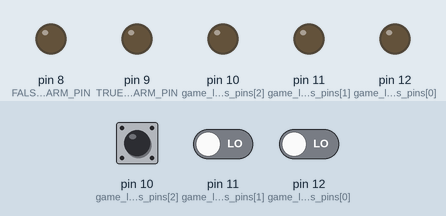
This sketch was run on a simulated Arduino Uno, built with avr-gcc and run on an emulated ATmega328P. On the bench: output pins drawn as LEDs (lit = HIGH). The inputs (shaded band) are chosen by the test bench; at power-on: pin 10 (game_lights_pins[2]) LOW, pin 11 (game_lights_pins[1]) LOW, pin 12 (game_lights_pins[0]) LOW. Random numbers use the default seed unless the sketch sets one.

Above: at 3.5 s.
3.6 s: pin 10 (game_lights_pins[2]) driven HIGH
At 4.4 s:
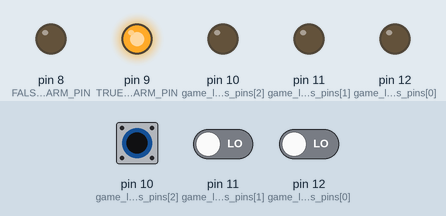
At 5.2 s:
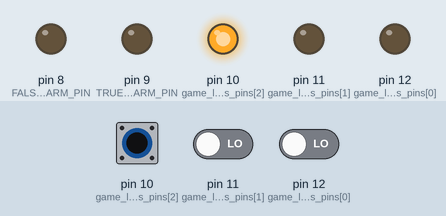
6.6 s: pin 10 (game_lights_pins[2]) pulsed LOW 5 times (0.12 s each, 0.3 s apart)
At 8.3 s:
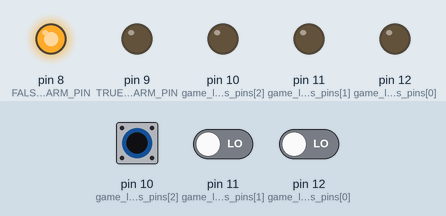
Timing chart, 0 to 12.3 s (numbered marks = the images above; inputs shaded):
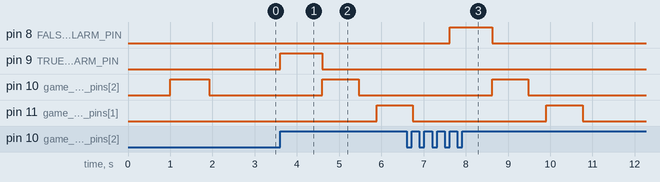

Measured:
- after the input at 3.6 s, pin 9 (TRUE_ALARM_PIN): LOW → HIGH at once, → LOW 1.0 s later; pin 10 (game_lights_pins[2]): LOW → HIGH after 1.0 s, → LOW 0.86 s later; pin 11 (game_lights_pins[1]): LOW → HIGH after 2.3 s
- after the input at 6.6 s, pin 8 (FALSE_ALARM_PIN): LOW → HIGH after 1.0 s, → LOW 1.0 s later; pin 10 (game_lights_pins[2]): LOW → HIGH after 2.0 s, → LOW 0.86 s later

The sketch:

sequencer.ino
```cpp
const int TRUE_ALARM_PIN = 9;
const int FALSE_ALARM_PIN = 8;
const int MAX_SEQ_LENGTH = 7;

int game_lights_pins[] = {12, 11, 10};
bool button_states[] = {LOW, LOW, LOW};
int sequence[MAX_SEQ_LENGTH];
int sequence_length = 0;
int received_sequence_length = 0;

void showSequence();
void increaseSequence();
bool buttonPressed(int pin);

void setup() {
  pinMode(TRUE_ALARM_PIN, OUTPUT);
  pinMode(FALSE_ALARM_PIN, OUTPUT);
  randomSeed(analogRead(0));
  delay(1000);

  increaseSequence();
  showSequence();
}

void loop() {
  if (received_sequence_length != MAX_SEQ_LENGTH) {
    if (button_states[0] == LOW &&
        button_states[1] == LOW &&
        button_states[2] == LOW) {
      // Receive next signal.
      for (int i = 0; i < 3; ++i) {
        if (buttonPressed(game_lights_pins[i])) {
          button_states[i] = HIGH;
          if (i == sequence[received_sequence_length]) {
            received_sequence_length += 1;
            // If sequence repeated completely.
            if (received_sequence_length == sequence_length) {
              digitalWrite(TRUE_ALARM_PIN, HIGH);
              delay(1000);
              if (received_sequence_length != MAX_SEQ_LENGTH) {
                digitalWrite(TRUE_ALARM_PIN, LOW);
                increaseSequence();
                received_sequence_length = 0;
                showSequence();
              }
            }
          } else {
            digitalWrite(FALSE_ALARM_PIN, HIGH);
            delay(1000);
            digitalWrite(FALSE_ALARM_PIN, LOW);
            received_sequence_length = 0;
            showSequence();
          }
          break;
        }
      }
    } else {
      for (int i = 0; i < 3; ++i) {
        button_states[i] = buttonPressed(game_lights_pins[i]);
      }
    }
  } else {
    showSequence();
  }
}

void showSequence() {
  int delay_time = 500 + 500 * (1.0f - (float)sequence_length / MAX_SEQ_LENGTH);
  for (int i = 0; i < 3; ++i) {
    pinMode(game_lights_pins[i], OUTPUT);
  }
  for (int i = 0; i < sequence_length; ++i) {
    digitalWrite(game_lights_pins[sequence[i]], HIGH);
    delay(delay_time);
    digitalWrite(game_lights_pins[sequence[i]], LOW);
    delay(delay_time / 2);
  }
  for (int i = 0; i < 3; ++i) {
    pinMode(game_lights_pins[i], INPUT);
  }
}

void increaseSequence() {
  if (sequence_length < MAX_SEQ_LENGTH) {
    sequence[sequence_length] = random(0, 3);
    sequence_length += 1;
  }
}

bool receiveNext(int id) {
  if (id == sequence[received_sequence_length]) {
    received_sequence_length += 1;
    return true;
  } else {
    return false;
  }
}

bool buttonPressed(int pin) {
  static const int kCheckDelay = 5;
  if (digitalRead(pin) == HIGH) {
    delay(kCheckDelay);
    return digitalRead(pin) == HIGH;
  } else {
    return false;
  }
}
```
